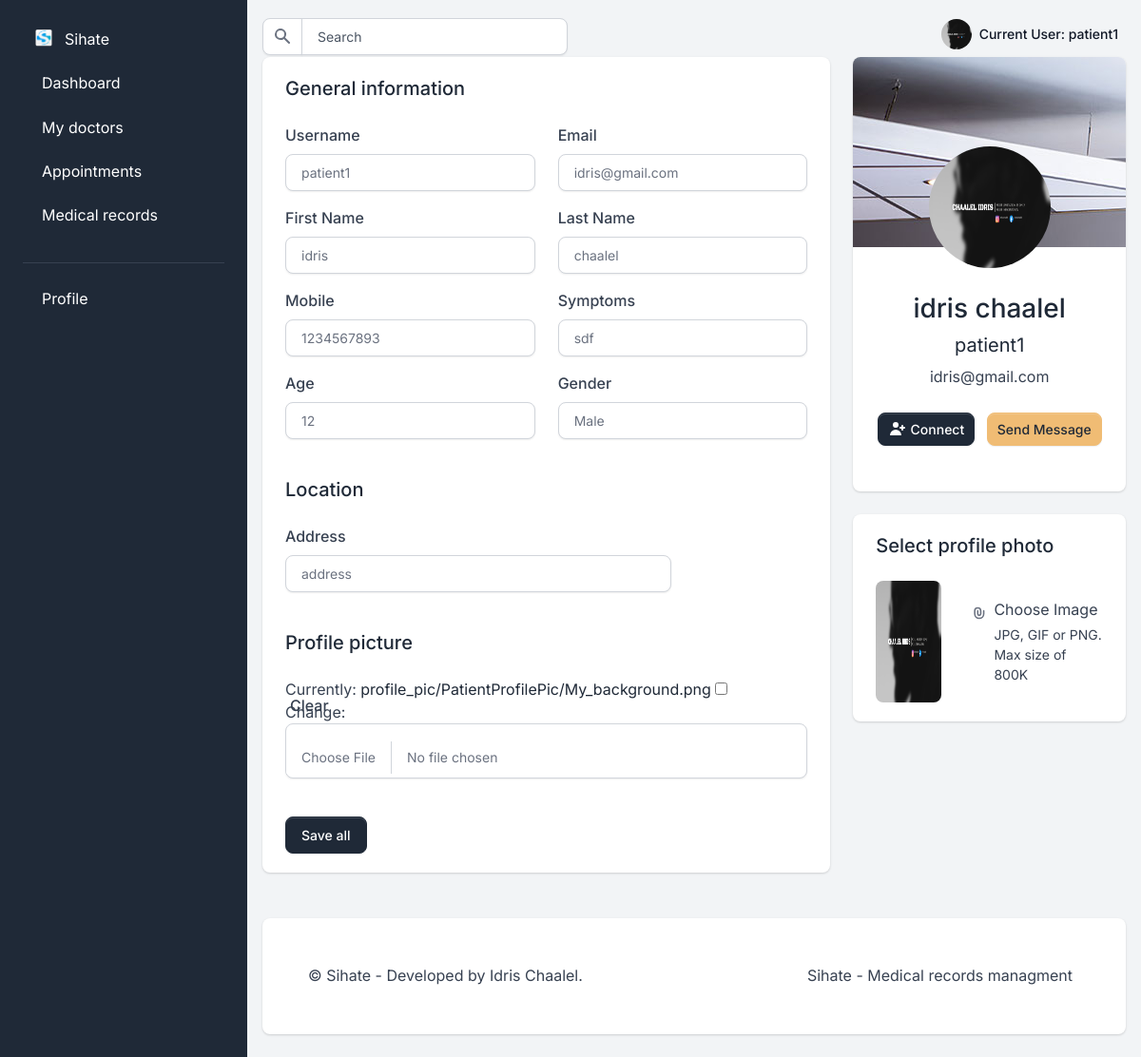
/user/patient/profile/ (signed in), run on an earlier commit of the app's database.
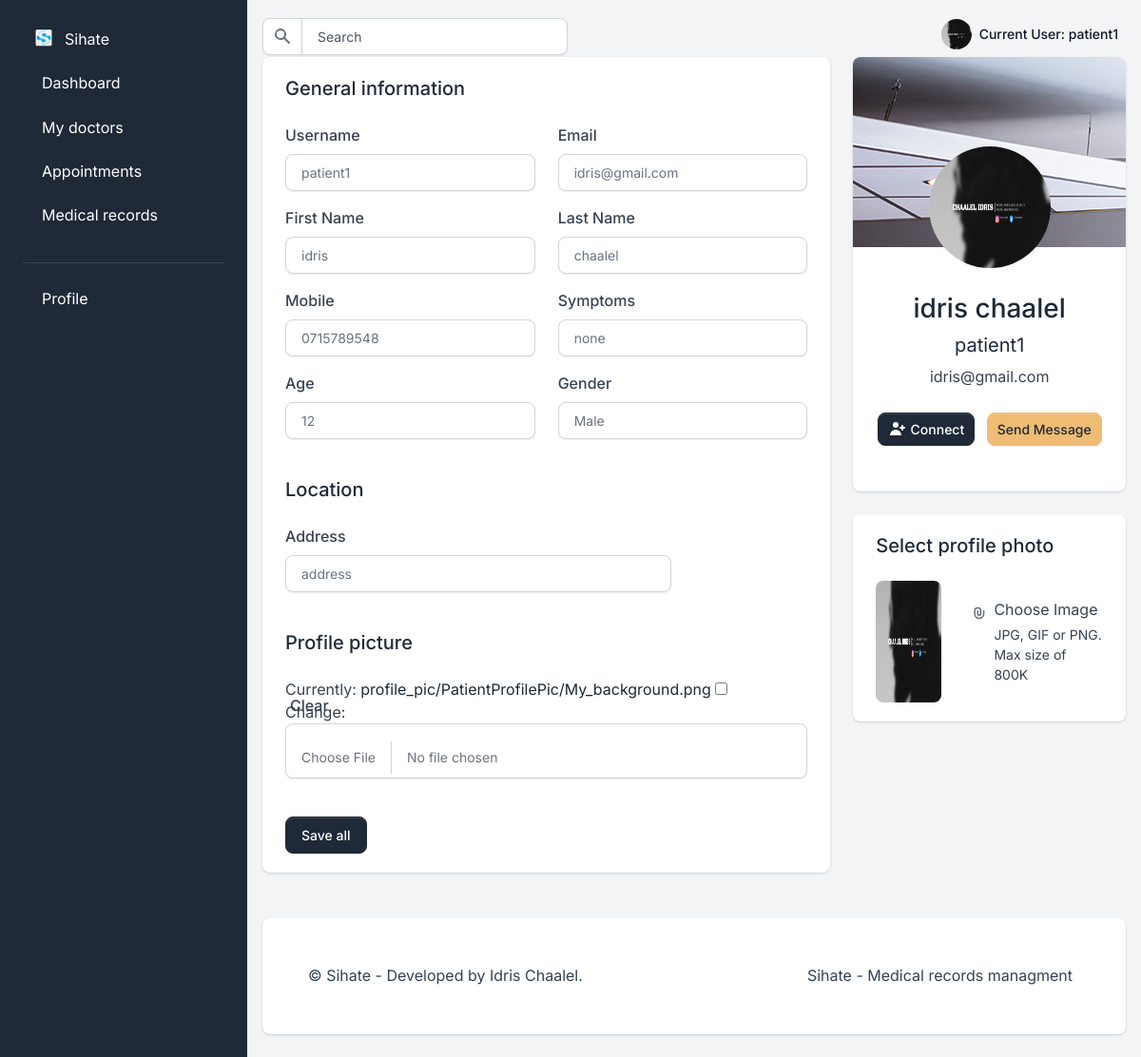
And on a later commit of the database.
### users/models.py (models this page shows, shortened)
class User(AbstractUser):
    is_doctor = models.BooleanField("doctor status", default=False)
    is_patient = models.BooleanField("patient status", default=False)
    is_manager = models.BooleanField("office manager status", default=False)

class Patient(User):
    GENDER_FEMALE = "F"
    GENDER_MALE = "M"
    GENDER_OPTIONS = ((GENDER_FEMALE, "Female"), (GENDER_MALE, "Male"))
    age = models.IntegerField(default=None)
    gender = models.CharField(max_length=1, choices=GENDER_OPTIONS, default=None)
    address = models.CharField(max_length=40, blank=True, default="/")
    mobile = models.CharField(max_length=20, null=False)
    symptoms = models.CharField(max_length=100, null=False)
    admit_date = models.DateField(auto_now=True)
    profile_pic = models.ImageField(
        upload_to="profile_pic/PatientProfilePic/", null=True, blank=True
    )
    status = models.BooleanField(default=False)
    class Meta:
        verbose_name = "Patient"
        verbose_name_plural = "Patients"
    @property
    def get_name(self):
        return self.first_name + " " + self.last_name
    def get_profile_pic(self):
        if self.profile_pic:
            return self.profile_pic.url
        else:
            return "/static/assets/profile/img/default/default_profile_picture.png"

class User(AbstractUser):
    is_doctor = models.BooleanField("doctor status", default=False)
    is_patient = models.BooleanField("patient status", default=False)
    is_manager = models.BooleanField("office manager status", default=False)

### users/views/patient_views.py (the view)
@user_passes_test(lambda u: u.is_authenticated and u.is_patient)
def patient_profile_view(request):
    patient = models.Patient.objects.get(id=request.user.id)
    if request.method == "POST":
        form = forms.PatientUpdateForm(request.POST, request.FILES, instance=patient)
        if form.is_valid():
            form.save()
            messages.success(request, "Your profile has been updated!")
            return redirect("patient_profile_view")
        else:
            messages.error(
                request, "There was an error updating your profile. Please try again."
            )
    else:
        form = forms.PatientUpdateForm(instance=patient)
    context = {
        "form": form,
        "patient": patient,
    }
    return render(request, "profiles/patient/profile/patient_profile.html", context)

### templates/profiles/patient/profile/patient_profile.html (shortened to what this page needs)
{%extends 'profiles/patient/index.html'%}
{% load widget_tweaks %}
{% load static %}
{% block content %}
<div class="row">
    <div class="col-12 col-xl-8">
        <div class="card card-body border-0 shadow mb-4">
            <h2 class="h5 mb-4">General information</h2>
            <form method="post"  enctype="multipart/form-data">
                <div class="row">
                    <div class="col-md-6 mb-3">
                        <div>
                            <label for="username">Username</label>
                            {% render_field form.username class="form-control" id="username" placeholder="Enter your username" %}
                        </div>
                    </div>
                    <div class="col-md-6 mb-3">
                        <div>
                            <label for="last_name">Email</label>
                            {% render_field form.email class="form-control" id="last_name" type="text" placeholder="Also your email" %}
                        </div>
                    </div>
                </div>
                <div class="row">
                    <div class="col-md-6 mb-3">
                        <div>
                            <label for="first_name">First Name</label>
                            {% render_field form.first_name class="form-control" id="first_name" placeholder="Enter your first name" %}
                        </div>
                    </div>
                    <div class="col-md-6 mb-3">
                        <div>
                            <label for="last_name">Last Name</label>
                            {% render_field form.last_name class="form-control" id="last_name" type="text" placeholder="Also your last name" %}
                        </div>
                    </div>
                </div>
                <div class="row">
                    <div class="col-md-6 mb-3">
                        <div class="form-group">
                            <label for="phone">Mobile</label>
                            {% render_field form.mobile class="form-control" id="phone" type="number" placeholder="+12-345 678 910" %}
                        </div>
                    </div>
                    <div class="col-md-6 mb-3">
                        <div class="form-group">
                            <label for="symptoms">Symptoms</label>
                            {% render_field form.symptoms class="form-control" id="symptoms"  placeholder="What are you symptoms ?" %}
                        </div>
                    </div>
                </div>
                <div class="row">
                    <div class="col-md-6 mb-3">
                        <div class="form-group">
                            <label for="age">Age</label>
                            {% render_field form.age class="form-control" id="age" type="number" placeholder="Enter you age" %}
                        </div>
                    </div>
                    <div class="col-md-6 mb-3">
                        <div class="form-group">
                            <label for="gender">Gender</label>
                            {% render_field form.gender class="form-control" id="gender"  placeholder="Select Gender" %}
                        </div>
                    </div>
                </div>
                <h2 class="h5 my-4">Location</h2>
                <div class="row">
                    <div class="col-sm-9 mb-3">
                        <div class="form-group">
                            <label for="address">Address</label>
                            {% render_field form.address class="form-control" id="address" type="text" placeholder="Enter your home address" %}
                        </div>
                    </div>
                </div>
                <h2 class="h5 my-4">Profile picture</h2>
                <div class="row">
                    <div class="form-floating mb-3">
                        {% render_field form.profile_pic class="form-control"%}
                    </div>
                </div>
                <div class="mt-3">
                    <button class="btn btn-gray-800 mt-2 animate-up-2" type="submit">Save all</button>
                </div>
            </form>
        </div>
    </div>
    <div class="col-12 col-xl-4">
        <div class="row">
            <div class="col-12 mb-4">
                <div class="card shadow border-0 text-center p-0">
                    <div class="card-body pb-5">
                        <img src="{{patient.get_profile_pic}}" class="avatar-xl rounded-circle mx-auto mt-n7 mb-4"
                            alt="Patient picture" />
                        <h4 class="h3">
                            {{patient.get_name}}
                        </h4>
                        <h5 class="fw-normal">
                            {{ patient.username }}
                        </h5>
                        <p class="text-gray mb-4">
                            {{ patient.email }}
                        </p>
                        <a class="btn btn-sm btn-gray-800 d-inline-flex align-items-center me-2" href="#">
                            <svg class="icon icon-xs me-1" fill="currentColor" viewBox="0 0 20 20"
                                xmlns="http://www.w3.org/2000/svg">
                                <path
                                    d="M8 9a3 3 0 100-6 3 3 0 000 6zM8 11a6 6 0 016 6H2a6 6 0 016-6zM16 7a1 1 0 10-2 0v1h-1a1 1 0 100 2h1v1a1 1 0 102 0v-1h1a1 1 0 100-2h-1V7z">
                                </path>
                            </svg>
                            Connect
                        </a>
                        <a class="btn btn-sm btn-secondary" href="#">Send Message</a>
                    </div>
                </div>
            </div>
            <div class="col-12">
                <div class="card card-body border-0 shadow mb-4">
                    <h2 class="h5 mb-4">Select profile photo</h2>
                    <div class="d-flex align-items-center">
                        <div class="me-3">
                            <img src="{{patient.get_profile_pic}}" class="rounded avatar-xl" alt="Patient picture" />
                        </div>
                        <div class="file-field">
                            <div class="d-flex justify-content-xl-center ms-xl-3">
                                <div class="d-flex">
                                    <svg class="icon text-gray-500 me-2" fill="currentColor" viewBox="0 0 20 20"
                                        xmlns="http://www.w3.org/2000/svg">
                                        <path fill-rule="evenodd"
                                            d="M8 4a3 3 0 00-3 3v4a5 5 0 0010 0V7a1 1 0 112 0v4a7 7 0 11-14 0V7a5 5 0 0110 0v4a3 3 0 11-6 0V7a1 1 0 012 0v4a1 1 0 102 0V7a3 3 0 00-3-3z"
                                            clip-rule="evenodd"></path>
                                    </svg>
                                    <div class="d-md-block text-left">
                                        <div class="fw-normal text-dark mb-1">Choose Image</div>
                                        <div class="text-gray small">JPG, GIF or PNG. Max size of 800K</div>
                                    </div>
                                </div>
                            </div>
                        </div>
                    </div>
                </div>
            </div>
        </div>
    </div>
</div>
{%endblock content%}

### templates/profiles/patient/index.html (shortened to what this page needs)
{% extends 'profiles/patient/base.html' %}
{%block sidebar %}
{% include 'profiles/patient/includes/patient_sidebar.html' %}
{% endblock sidebar %}

### templates/profiles/patient/base.html (shortened to what this page needs)
{%load static%}
<!DOCTYPE html>
<html lang="en">
<head>
  <link type="text/css" href="{%static 'assets/profile/vendor/sweetalert2/dist/sweetalert2.min.css' %}"
    rel="stylesheet" />
  <link type="text/css" href="{%static 'assets/profile/vendor/notyf/notyf.min.css' %}" rel="stylesheet" />
  <link type="text/css" href="{%static 'assets/profile/css/volt.css' %}" rel="stylesheet" />
</head>
<body>
  {% block sidebar %}{% endblock sidebar %}
  <main class="content">
    {% include 'profiles/patient/includes/parts/navigation.html' %}
    {% block content %}{% endblock content %}
    {% include 'profiles/patient/includes/parts/footer.html' %}
  </main>
</body>
</html>

### templates/profiles/patient/includes/patient_sidebar.html (shortened to what this page needs)
{% extends 'profiles/patient/includes/parts/sidebar.html' %}
{% load static %}
{% block sidebar_items %}
  {% include "profiles/patient/includes/sidebar_items/dashboard.html" %}
  {% include "profiles/patient/includes/sidebar_items/doctors.html" %}
  {% include "profiles/patient/includes/sidebar_items/appointments.html" %}
  {% include "profiles/patient/includes/sidebar_items/medical_records.html" %}
  {% include "profiles/patient/includes/parts/sidebar_devider.html" %}
  {% include "profiles/patient/includes/sidebar_items/profile.html" %}
{% endblock sidebar_items %}

### templates/profiles/patient/includes/parts/sidebar.html (shortened to what this page needs)
{%load static%}
<nav id="sidebarMenu" class="sidebar d-lg-block bg-gray-800 text-white collapse" data-simplebar>
  <div class="sidebar-inner px-4 pt-3">
    <ul class="nav flex-column pt-3 pt-md-0">
      <li class="nav-item">
        <a class="nav-link d-flex align-items-center">
          <span class="sidebar-icon">
            <img src="{% static 'assets/main/img/logo/logo-sihate.png'%}" height="20" width="20" alt="Volt Logo">
          </span>
          <span class="mt-1 ms-1 sidebar-text">Sihate</span>
        </a>
      </li>
      {% block sidebar_items %}
      {% endblock sidebar_items %}
    </ul>
  </div>
</nav>

### templates/profiles/patient/includes/sidebar_items/dashboard.html (shortened to what this page needs)
<li class="nav-item {% if 'dashboard' in segment %} active {% endif %}">
    <a href="{% url 'patient_dashboard_view' %}" class="nav-link">
        <span class="sidebar-text">Dashboard</span>
    </a>
</li>

### templates/profiles/patient/includes/sidebar_items/doctors.html (shortened to what this page needs)
<li class="nav-item {% if 'doctors' in segment %} active {% endif %}">
    <a href="" class="nav-link">
        <span class="sidebar-text">My doctors</span>
    </a>
</li>

### templates/profiles/patient/includes/sidebar_items/appointments.html (shortened to what this page needs)
<li class="nav-item {% if 'appointments' in segment %} active {% endif %}">
    <a href="" class="nav-link">
        <span class="sidebar-text">Appointments</span>
    </a>
</li>

### templates/profiles/patient/includes/sidebar_items/medical_records.html (shortened to what this page needs)
<li class="nav-item {% if 'medical_records' in segment %} active {% endif %}">
    <a href="" class="nav-link">
        <span class="sidebar-text">Medical records</span>
    </a>
</li>

### templates/profiles/patient/includes/parts/sidebar_devider.html
<li role="separator" class="dropdown-divider mt-4 mb-3 border-gray-700"></li>

### templates/profiles/patient/includes/sidebar_items/profile.html (shortened to what this page needs)
<li class="nav-item {% if 'profile' in segment %} active {% endif %}">
    <a href="{% url 'patient_profile_view' %}" class="nav-link">
        <span class="sidebar-text">Profile</span>
    </a>
</li>

### templates/profiles/patient/includes/parts/navigation.html (shortened to what this page needs)
{%load static%}
<nav class="navbar navbar-top navbar-expand navbar-dashboard navbar-dark ps-0 pe-2 pb-0">
  <div class="container-fluid px-0">
    <div class="d-flex justify-content-between w-100" id="navbarSupportedContent">
      <div class="d-flex align-items-center">
        <form class="navbar-search form-inline" id="navbar-search-main">
          <div class="input-group input-group-merge search-bar">
            <span class="input-group-text" id="topbar-addon">
            </span>
            <input type="text" class="form-control" id="topbarInputIconLeft" placeholder="Search" aria-label="Search"
              aria-describedby="topbar-addon">
          </div>
        </form>
      </div>
      <ul class="navbar-nav align-items-center">
        <li class="nav-item dropdown ms-lg-3">
          <a class="nav-link dropdown-toggle pt-1 px-0" href="#" role="button" data-bs-toggle="dropdown"
            aria-expanded="false">
            <div class="media d-flex align-items-center">
              <img src="{{ patient.get_profile_pic }}" class="avatar rounded-circle" alt="Image placeholder" />
              <div class="media-body ms-2 text-dark align-items-center d-none d-lg-block">
                <span class="mb-0 font-small fw-bold text-gray-900">
                  <strong>Current User:</strong> {{ request.user.username }}
                </span>
              </div>
            </div>
          </a>
        </li>
      </ul>
    </div>
  </div>
</nav>

### templates/profiles/patient/includes/welcome_toast.html (shortened to what this page needs)
{% extends 'profiles/patient/includes/parts/toast.html' %}

### templates/profiles/patient/includes/parts/toast.html (shortened to what this page needs)
{%load static%}

### templates/profiles/patient/includes/parts/footer.html
<footer class="bg-white rounded shadow p-5 mb-4 mt-4">
    <div class="row">
        <div class="col-12 col-md-4 col-xl-6 mb-4 mb-md-0">
            <p class="mb-0 text-center text-lg-start">
                &copy; Sihate
                - Developed by Idris Chaalel</a>.
            </p>
        </div>
        <div class="col-12 col-md-8 col-xl-6 text-center text-lg-start">
            <ul class="list-inline list-group-flush list-group-borderless text-md-end mb-0">
                <li class="list-inline-item px-0 px-sm-2">
                    Sihate - Medical records managment
                </li>
            </ul>
        </div>
    </div>
</footer>

### templates/profiles/patient/includes/parts/scripts.html (shortened to what this page needs)
{%load static%}

What changed in the data, as far as the page shows it:
changed Patient "Male": mobile "1234567893" → "0715789548"; symptoms "sdf" → "none"
